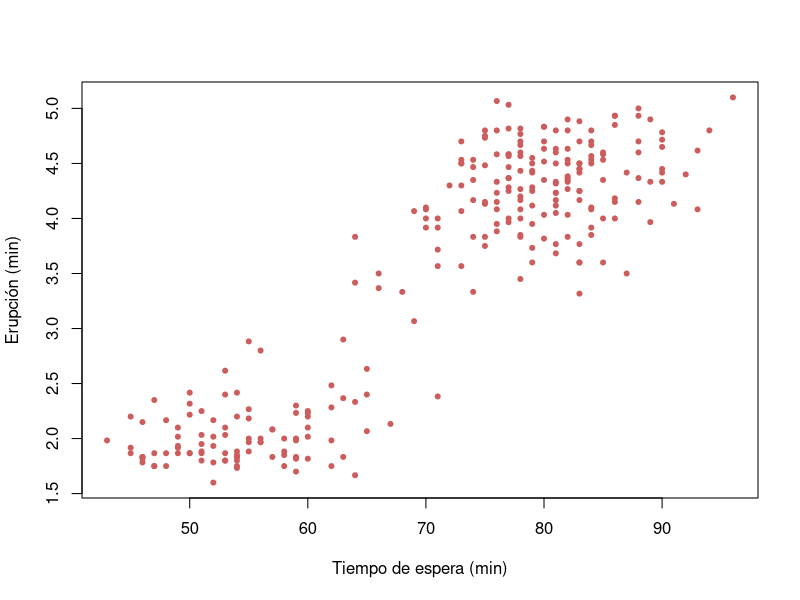

Source code (R):
# ====================================
# Correlación de Pearson
# Datos del geyser Old Faithful
# 24/09/2025
# ====================================

data("faithful")

plot(faithful$waiting, faithful$eruptions,
     xlab = "Tiempo de espera (min)",
     ylab = "Erupción (min)",
     col = "indianred",
     pch = 20)

# Correlacionar las dos variables

shapiro.test(faithful$eruptions)
shapiro.test(faithful$waiting)

# ===================================================
# Pearson solo se utiliza cuando tenemos datos normales
# ===================================================
cor.test(faithful$waiting, faithful$eruptions, 
         method = "pearson")


# ===================================================
# Spearman se utiliza como contraparte para datos no normales
# ===================================================

cor.test(faithful$waiting, faithful$eruptions, 
         method = "spearman")
